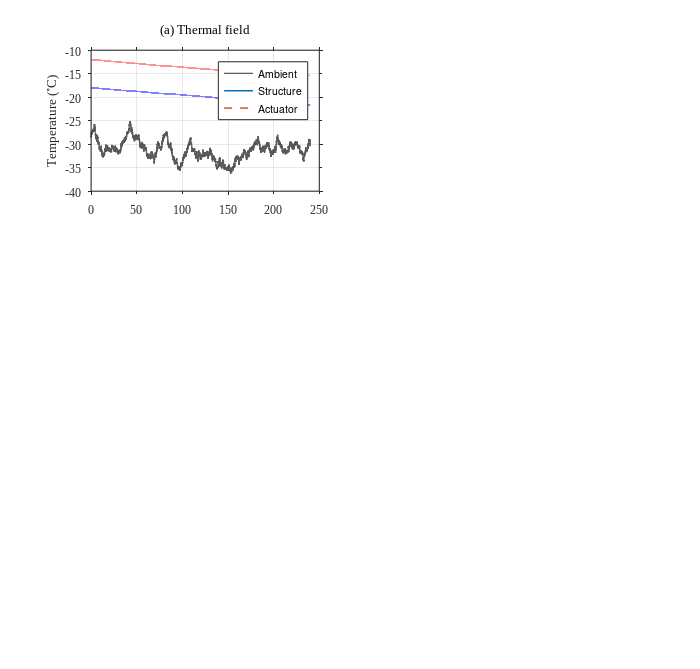

Write MATLAB code to recreate this figure. (Note: this script raises an error after producing the figure.)
function results = run_lowtemp_deck_multiphysics_control()
%RUN_LOWTEMP_DECK_MULTIPHYSICS_CONTROL
% Low-temperature deck-equipment flow-solid-thermal coupled disturbance
% simulation with band-limited dual-stage microdynamic compensation control.
%
% Usage:
%   results = run_lowtemp_deck_multiphysics_control();
%
% One public entry function; all helper functions are local to this file.
%
% Main physical effects:
%   Fluid   : nonstationary gusts, wind-direction meander, turbulence,
%             vortex-induced vibration (VIV), random spray/slam impulses.
%   Solid   : rigid-base deck vibration, flexible deck mode, icing-added mass,
%             actuator reaction, coarse stage and fine micro-stage.
%   Thermal : ambient cooling, forced convection, spray heat exchange,
%             structural/actuator thermal nodes, heater and thermal drift.
%   Low-T   : stiffness, damping, friction and actuator-lag variation.
%   Control : delay prediction, filtered output feedback, temperature-adaptive
%             feedforward, disturbance observer, actuator lead compensation,
%             band-limited fine-stage compensation and explicit HF roll-off.
%
% Important control design in this revision:
%   - Coarse stage handles thermal/low-frequency/base-motion compensation.
%   - Fine stage is NOT allowed to chase broadband sensor noise. It acts only
%     on an approximately 1.2--7.5 Hz residual band containing the dominant
%     flexible-deck dynamics.
%   - Acceleration prediction and flow/spray feedforward are independently
%     low-pass filtered before entering the controller.
%   - Welch-averaged ASD is used for publication-quality spectral plots.
%
% Every run generates three IEEE-style 600-dpi PNG figures:
%   LowTempDeck_Multiphysics_Fields.png
%   LowTempDeck_Control_Response.png
%   LowTempDeck_Control_Performance.png
%
% This is an engineering reduced-order model for control-mechanism study and
% presentation. It does not replace equipment-specific CFD/FEA, modal tests,
% environmental qualification, or identified plant/actuator models.
%
% Reproducible seed: 20260917

clc;
close all;
rng(20260917, 'twister');

%% 1. Simulation and plant parameters
p.dt = 0.005;                 % s, 200 Hz
p.Tsim = 240;                 % s
p.t = 0:p.dt:p.Tsim;
p.fs = 1/p.dt;
p.N = numel(p.t);

% Coarse precision compensation stage
p.me = 160;                   % kg
p.fa0 = 18.0;                 % Hz
p.za0 = 0.08;
p.ka0 = (2*pi*p.fa0)^2*p.me;
p.ca0 = 2*p.za0*sqrt(p.me*p.ka0);

% Local flexible deck mode
p.md0 = 850;                  % kg
p.fd0 = 5.8;                  % Hz
p.zd0 = 0.045;
p.kd0 = (2*pi*p.fd0)^2*p.md0;
p.cd0 = 2*p.zd0*sqrt(p.md0*p.kd0);

% Low-temperature sensitivity
p.Tcal = -18;                 % degC
p.EtempCoeff = 7.0e-4;
p.deckDampColdCoeff = 5.0e-3;
p.stageDampColdCoeff = 6.0e-3;
p.frictionColdCoeff = 3.5e-2;
p.Fc0 = 18;                   % N
p.frictionVelocity = 4e-5;    % m/s

% Thermal deformation
p.alphaEff = 7.5e-6;          % 1/K
p.Lthermal = 0.42;            % m

% Coarse actuator constraints
p.Fmax = 4200;                % N
p.forceRateMax = 8.0e4;       % N/s
p.tauAct0 = 0.018;            % s
p.tauColdCoeff = 0.028;
p.reactionRatio = 0.03;

% Coarse controller -- deliberately bandwidth-limited
p.Kp = 8.5e5;                 % N/m
p.Kd = 7.0e3;                 % N/(m/s)
p.Ki = 5.5e4;                 % N/(m*s)
p.intLimit = 4.0e-4;          % m*s
p.feedbackFilterTau = 0.028;  % s, ~5.7 Hz first-order corner
p.commandFilterTau = 0.015;   % s, command smoothing
p.actuatorLeadFraction = 0.22;% conservative partial inverse lag
p.flowFF = 0.82;
p.sprayFF = 0.32;
p.accelFilterTau = 0.025;     % s, acceleration-prediction roll-off
p.flowFFTau = 0.025;          % s
p.sprayFFTau = 0.045;         % s, suppress impulsive HF feedforward

% Low-bandwidth residual disturbance observer
p.obsK = 4.5e5;               % N/m
p.obsD = 1.2e3;               % N/(m/s)
p.obsTau = 0.120;             % s
p.obsLimit = 550;              % N

% Measurement / computation latency
p.sensorDelay = 0.010;        % s
p.delaySteps = max(1, round(p.sensorDelay/p.dt));

% Fine micro-stage: modal-band cleanup, NOT broadband cancellation
p.fineStroke = 300e-6;        % m, +/-300 um
p.fineTau0 = 0.0035;          % s
p.fineColdCoeff = 0.012;
p.fineGain = 1.02;
p.fineBandLowHz = 1.2;        % Hz
p.fineBandHighHz = 7.5;       % Hz
p.fineFastTau = 1/(2*pi*p.fineBandHighHz);
p.fineSlowTau = 1/(2*pi*p.fineBandLowHz);
p.fineCommandTau = 0.006;     % s, final command smoothing

% Thermal nodes
p.Cstruct = 2.60e4;           % J/K
p.Cact = 1.20e4;              % J/K
p.Astruct = 1.40;             % m^2
p.Aact = 0.65;                % m^2
p.Tsea = -1.5;                % degC

% Icing surrogate
p.iceRate = 0.028;            % kg/s per unit spray index
p.iceAreaCoeff = 0.03;
p.iceSheddingCoeff = 3.0e-4;

%% 2. Common stochastic multiphysics environment
env = build_environment(p);

%% 3. Baseline and compensated cases
passive = simulate_case(p, env, false);
controlled = simulate_case(p, env, true);

%% 4. Metrics
metrics = calculate_metrics(p, passive, controlled);

%% 5. IEEE-style figures
fileFields = 'LowTempDeck_Multiphysics_Fields.png';
fileResponse = 'LowTempDeck_Control_Response.png';
filePerformance = 'LowTempDeck_Control_Performance.png';

plot_multiphysics_fields(p, env, controlled, fileFields);
plot_control_response(p, env, passive, controlled, metrics, fileResponse);
plot_control_performance(p, passive, controlled, metrics, filePerformance);

%% 6. Console summary
fprintf('\n======================================================================\n');
fprintf('Low-temperature deck equipment multiphysics compensation simulation\n');
fprintf('Ambient temperature: %.2f to %.2f degC\n', min(env.Tair), max(env.Tair));
fprintf('Wind speed:          %.2f to %.2f m/s\n', min(env.wind), max(env.wind));
fprintf('Final ice mass:      %.3f kg\n', controlled.iceMass(end));
fprintf('----------------------------------------------------------------------\n');
fprintf('Passive RMS:         %8.3f um\n', metrics.passiveRms_um);
fprintf('Controlled RMS:      %8.3f um\n', metrics.controlledRms_um);
fprintf('RMS reduction:       %8.3f x  (%6.2f dB)\n', ...
    metrics.rmsRatio, metrics.attenuation_dB);
fprintf('Passive peak:        %8.3f um\n', metrics.passivePeak_um);
fprintf('Controlled peak:     %8.3f um\n', metrics.controlledPeak_um);
fprintf('Controlled 95%%:      %8.3f um\n', metrics.controlledP95_um);
fprintf('Coarse force RMS:    %8.3f N\n', metrics.controlRms_N);
fprintf('Coarse force peak:   %8.3f N\n', metrics.controlPeak_N);
fprintf('Fine-stage RMS:      %8.3f um\n', metrics.fineRms_um);
fprintf('Fine-stage peak:     %8.3f um\n', metrics.finePeak_um);
fprintf('Coarse saturation:   %8.4f %%\n', 100*metrics.saturationFraction);
fprintf('Fine stroke limit:   %8.4f %%\n', 100*metrics.fineLimitFraction);
fprintf('Band attenuation:    %6.2f / %6.2f / %6.2f dB\n', ...
    metrics.bandAttenuation_dB(1), metrics.bandAttenuation_dB(2), ...
    metrics.bandAttenuation_dB(3));
fprintf('----------------------------------------------------------------------\n');
fprintf('Figure 1: %s\n', fileFields);
fprintf('Figure 2: %s\n', fileResponse);
fprintf('Figure 3: %s\n', filePerformance);
fprintf('======================================================================\n\n');

%% 7. Return complete result struct
results.meta.description = ['Band-limited dual-stage flow-solid-thermal coupled ' ...
    'microdynamic compensation simulation for low-temperature deck equipment'];
results.meta.seed = 20260917;
results.meta.dt = p.dt;
results.meta.duration = p.Tsim;
results.meta.note = ['Engineering reduced-order model; replace surrogate plant ' ...
    'parameters with equipment-specific identified/CFD/FEA/test data for prediction.'];
results.meta.outputFiles.fields = fileFields;
results.meta.outputFiles.response = fileResponse;
results.meta.outputFiles.performance = filePerformance;
results.parameters = p;
results.environment = env;
results.passive = passive;
results.controlled = controlled;
results.metrics = metrics;
end

%% ========================================================================
function env = build_environment(p)
% Nonstationary low-temperature marine deck environment.
t = p.t;
dt = p.dt;
N = p.N;

% Ambient temperature: colored fluctuation + cold-front passage.
env.Tair = -30 + 2.0*colored_noise(N, dt, 35) ...
    - 5.0*exp(-0.5*((t-135)/28).^2) + sin(2*pi*t/180);

% Nonstationary wind and direction meander.
env.wind = 13 + 2.8*colored_noise(N, dt, 5) ...
    + 7.0*exp(-0.5*((t-55)/12).^2) ...
    + 9.0*exp(-0.5*((t-145)/18).^2) ...
    + 6.0*exp(-0.5*((t-205)/10).^2);
env.wind = min(28, max(4, env.wind));
env.windDirDeg = 35 + 18*colored_noise(N, dt, 25);
env.windDir = env.windDirDeg*pi/180;

% Cold-air density correction.
env.rhoAir = 1.225*293.15./(env.Tair + 273.15);
env.rhoAir = min(1.45, max(1.18, env.rhoAir));

% Irregular rigid-base deck motion.
env.base = make_irregular_base_motion(p);
env.baseVel = numerical_derivative(env.base, dt);
env.baseAcc = numerical_derivative(env.baseVel, dt);

% Payload flow load: drag fluctuation + VIV + broadband turbulence.
CdPayload = 1.15;
Apayload = 0.75;
Dchar = 0.65;
St = 0.20;
Ux = env.wind.*cos(env.windDir);
FdragRaw = 0.5.*env.rhoAir.*CdPayload.*Apayload.*Ux.*abs(Ux);
FdragMean = lowpass_signal(FdragRaw, 20, dt);
env.FdragPayload = FdragRaw - FdragMean;
fVortex = St*abs(Ux)/Dchar;
phaseVortex = cumsum(2*pi*fVortex*dt);
env.FvortexPayload = 0.22*abs(FdragRaw).*sin(phaseVortex + 0.40);
env.FturbPayload = 18*colored_noise(N, dt, 0.18);
env.Fpayload = env.FdragPayload + env.FvortexPayload + env.FturbPayload;

% Deck/support flow load.
CdDeck = 1.10;
Adeck = 3.20;
FdeckRaw = 0.5.*env.rhoAir.*CdDeck.*Adeck.*Ux.*abs(Ux);
FdeckMean = lowpass_signal(FdeckRaw, 25, dt);
env.FdragDeck = FdeckRaw - FdeckMean;
env.FvortexDeck = 0.10*abs(FdeckRaw).*sin(0.73*phaseVortex + 1.10);
env.FturbDeck = 60*colored_noise(N, dt, 0.28);
env.Fdeck = env.FdragDeck + env.FvortexDeck + env.FturbDeck;

% Random spray/slam events.
[env.sprayIndex, env.Fspray, env.sprayEventCount] = make_spray_impacts(p);

% Sensor channels. Common records ensure fair passive/controlled comparison.
env.noise.x = 0.25e-6*colored_noise(N, dt, 0.010);
env.noise.xVel = 4.0e-6*colored_noise(N, dt, 0.020);
env.noise.support = 0.60e-6*colored_noise(N, dt, 0.020);
env.noise.supportVel = 5.0e-6*colored_noise(N, dt, 0.030);
env.noise.supportAcc = 1.5e-3*colored_noise(N, dt, 0.015);
env.noise.temp = 0.12*colored_noise(N, dt, 0.30);
env.noise.flow = 0.04*colored_noise(N, dt, 0.12);
env.noise.spray = 0.05*colored_noise(N, dt, 0.08);
end

%% ========================================================================
function y = make_irregular_base_motion(p)
% Multi-band nonstationary deck micro-motion with non-commensurate frequencies.
t = p.t;
N = p.N;
dt = p.dt;
y = zeros(1,N);
cfg = {
    [0.18 0.90], 45e-6, 28, 25;
    [2.00 5.00], 12e-6, 18, 12;
    [7.00 14.0],  6e-6, 16,  7
    };
for ib = 1:size(cfg,1)
    band = cfg{ib,1};
    ampScale = cfg{ib,2};
    nComp = cfg{ib,3};
    tau = cfg{ib,4};
    freq = band(1) + (band(2)-band(1))*rand(1,nComp);
    phase = 2*pi*rand(1,nComp);
    weight = rand(1,nComp);
    weight = weight/sqrt(sum(weight.^2));
    carrier = zeros(1,N);
    for k = 1:nComp
        carrier = carrier + weight(k)*sin(2*pi*freq(k)*t + phase(k));
    end
    carrier = normalize_std(carrier);
    envelope = max(0.35, 1 + 0.25*colored_noise(N, dt, tau));
    y = y + ampScale*envelope.*carrier;
end
y = y + 60e-6*exp(-0.5*((t-80)/7).^2).* ...
    sin(2*pi*0.55*(t-80) + 2*pi*rand);
y = y + 75e-6*exp(-0.5*((t-168)/10).^2).* ...
    sin(2*pi*0.42*(t-168) + 2*pi*rand);
end

%% ========================================================================
function [sprayIndex, Fspray, count] = make_spray_impacts(p)
% Poisson-like random spray/impact pulses.
dt = p.dt;
N = p.N;
sprayIndex = zeros(1,N);
Fspray = zeros(1,N);
meanInterval = 6.5;
count = 0;
k = 1;
while k <= N
    if rand < dt/meanInterval
        count = count + 1;
        magnitude = exp(0.45*randn);
        signImpact = 2*(rand > 0.5) - 1;
        tau = 0.12 + 0.25*rand;
        duration = max(2, round(2.5*tau/dt));
        k2 = min(N, k+duration-1);
        ii = k:k2;
        decay = exp(-(ii-k)*dt/tau);
        sprayIndex(ii) = sprayIndex(ii) + magnitude*decay;
        Famp = 120 + 160*rand;
        Fspray(ii) = Fspray(ii) + signImpact*Famp*magnitude.*decay;
        k = k + max(1, round(0.05/dt));
    end
    k = k + 1;
end
end

%% ========================================================================
function out = simulate_case(p, env, enableControl)
% Coupled flow-solid-thermal simulation with dual-stage compensation.
% z      : flexible-deck displacement relative to rigid base
% x      : coarse-stage displacement relative to local deck
% xFine  : fine-stage displacement relative to coarse stage
% y      : absolute precision-point error = base + z + x + xFine + thermal

N = p.N;
dt = p.dt;
x = zeros(1,N);
xVel = zeros(1,N);
z = zeros(1,N);
zVel = zeros(1,N);
zAccHist = zeros(1,N);
xFine = zeros(1,N);
xFineCmd = zeros(1,N);
y = zeros(1,N);

Tstruct = zeros(1,N);
Tact = zeros(1,N);
Tstruct(1) = p.Tcal;
Tact(1) = -12;
thermalDef = zeros(1,N);
iceMass = zeros(1,N);

uAct = zeros(1,N);
uCmd = zeros(1,N);
residualForce = zeros(1,N);
heaterPower = zeros(1,N);
stageStiffnessRatio = ones(1,N);
deckNaturalFreq = zeros(1,N);
actuatorTau = zeros(1,N);
fineTau = zeros(1,N);
frictionScale = zeros(1,N);

% Controller/filter states.
integralError = 0;
TstructEst = p.Tcal;
dObserver = 0;
eFilt = 0;
eVelFilt = 0;
uDesiredFilt = 0;
uDesiredPrev = 0;
supportAccFilt = 0;
flowFFFilt = 0;
sprayFFFilt = 0;
fineFast = 0;
fineSlow = 0;
fineCmdFilt = 0;

for k = 1:N-1
    % Temperature-dependent plant parameters.
    thermalDef(k) = p.alphaEff*p.Lthermal*(Tstruct(k)-p.Tcal);
    Escale = 1 + p.EtempCoeff*(20-Tstruct(k));
    Escale = min(1.08, max(0.96, Escale));
    ka = p.ka0*Escale;
    kd = p.kd0*Escale;
    ca = p.ca0*(1 + p.stageDampColdCoeff*max(0, -Tstruct(k)-5));
    cd = p.cd0*(1 + p.deckDampColdCoeff*max(0, -Tstruct(k)-5));
    md = p.md0 + iceMass(k);

    stageStiffnessRatio(k) = ka/p.ka0;
    deckNaturalFreq(k) = sqrt(kd/md)/(2*pi);
    actuatorTau(k) = p.tauAct0*(1 + p.tauColdCoeff*max(0, -Tact(k)-10));
    fineTau(k) = p.fineTau0*(1 + p.fineColdCoeff*max(0, -Tact(k)-15));
    frictionScale(k) = p.Fc0*(1 + p.frictionColdCoeff*max(0, -Tact(k)-5));

    areaScale = 1 + p.iceAreaCoeff*min(iceMass(k), 3.0);
    Fpayload = areaScale*env.Fpayload(k) + 0.25*env.Fspray(k);
    Fdeck = areaScale*env.Fdeck(k) + 0.80*env.Fspray(k);

    if enableControl
        j = max(1, k-p.delaySteps);
        latency = (k-j)*dt;

        % Delayed/noisy sensing.
        xMeas = x(j) + env.noise.x(j) + 0.08e-6*(Tact(j)-p.Tcal);
        xVelMeas = xVel(j) + env.noise.xVel(j);
        supportMeas = env.base(j) + z(j) + env.noise.support(j);
        supportVelMeas = env.baseVel(j) + zVel(j) + env.noise.supportVel(j);
        supportAccRaw = env.baseAcc(j) + zAccHist(j) + env.noise.supportAcc(j);

        % Acceleration prediction is explicitly bandwidth-limited.
        aa = dt/(p.accelFilterTau+dt);
        supportAccFilt = supportAccFilt + aa*(supportAccRaw-supportAccFilt);

        xPred = xMeas + xVelMeas*latency;
        xVelPred = xVelMeas;
        supportPred = supportMeas + supportVelMeas*latency ...
            + 0.5*supportAccFilt*latency^2;
        supportVelPred = supportVelMeas + supportAccFilt*latency;

        % Temperature estimation and thermal feedforward.
        TstructEst = TstructEst + dt/(0.40+dt)* ...
            ((Tstruct(j)+env.noise.temp(j))-TstructEst);
        thermalEst = p.alphaEff*p.Lthermal*(TstructEst-p.Tcal);

        % Coarse-stage reference cancels support and thermal drift.
        xRef = -(supportPred + thermalEst);
        xRefVel = -supportVelPred;

        Eest = 1 + p.EtempCoeff*(20-TstructEst);
        Eest = min(1.08, max(0.96, Eest));
        kaEst = p.ka0*Eest;
        caEst = p.ca0*(1 + p.stageDampColdCoeff*max(0, -TstructEst-5));

        % Predictable disturbance feedforward with independent roll-off.
        FflowRaw = p.flowFF*(env.FdragPayload(j)+env.FvortexPayload(j));
        FflowRaw = FflowRaw*(1 + env.noise.flow(j));
        aflow = dt/(p.flowFFTau+dt);
        flowFFFilt = flowFFFilt + aflow*(FflowRaw-flowFFFilt);

        FsprayRaw = p.sprayFF*env.Fspray(j)*(1 + env.noise.spray(j));
        aspray = dt/(p.sprayFFTau+dt);
        sprayFFFilt = sprayFFFilt + aspray*(FsprayRaw-sprayFFFilt);

        % Absolute output-error feedback with low-pass roll-off.
        yPredCoarse = supportPred + xPred + thermalEst;
        yVelPredCoarse = supportVelPred + xVelPred;
        e = -yPredCoarse;
        eVel = -yVelPredCoarse;
        af = dt/(p.feedbackFilterTau+dt);
        eFilt = eFilt + af*(e-eFilt);
        eVelFilt = eVelFilt + af*(eVel-eVelFilt);
        integralError = integralError + eFilt*dt;
        integralError = min(p.intLimit, max(-p.intLimit, integralError));

        % Model feedforward + low-bandwidth disturbance observer.
        uFF = kaEst*xRef + caEst*xRefVel - flowFFFilt - sprayFFFilt;
        dTarget = p.obsK*eFilt + p.obsD*eVelFilt;
        dObserver = dObserver + dt/(p.obsTau+dt)*(dTarget-dObserver);
        dObserver = min(p.obsLimit, max(-p.obsLimit, dObserver));
        residualForce(k) = dObserver;

        uDesired = uFF + p.Kp*eFilt + p.Kd*eVelFilt ...
            + p.Ki*integralError + dObserver;

        % Command prefilter + conservative actuator lead compensation.
        ac = dt/(p.commandFilterTau+dt);
        uDesiredFilt = uDesiredFilt + ac*(uDesired-uDesiredFilt);
        duDesired = (uDesiredFilt-uDesiredPrev)/dt;
        uDesiredPrev = uDesiredFilt;
        uLead = uDesiredFilt + p.actuatorLeadFraction*actuatorTau(k)*duDesired;
        uCmd(k) = min(p.Fmax, max(-p.Fmax, uLead));

        % Fine-stage band-pass cleanup. Difference of two low-pass states
        % approximates a stable 1.2--7.5 Hz band-pass residual channel.
        aFast = dt/(p.fineFastTau+dt);
        aSlow = dt/(p.fineSlowTau+dt);
        fineFast = fineFast + aFast*(yPredCoarse-fineFast);
        fineSlow = fineSlow + aSlow*(yPredCoarse-fineSlow);
        fineBandResidual = fineFast - fineSlow;
        fineTarget = -p.fineGain*fineBandResidual;
        fineTarget = min(p.fineStroke, max(-p.fineStroke, fineTarget));
        afine = dt/(p.fineCommandTau+dt);
        fineCmdFilt = fineCmdFilt + afine*(fineTarget-fineCmdFilt);
        xFineCmd(k) = fineCmdFilt;
    else
        uCmd(k) = 0;
        residualForce(k) = 0;
        xFineCmd(k) = 0;
    end

    % Coarse actuator lag/rate/saturation.
    du = (uCmd(k)-uAct(k))/actuatorTau(k);
    du = min(p.forceRateMax, max(-p.forceRateMax, du));
    uAct(k+1) = uAct(k) + dt*du;
    uAct(k+1) = min(p.Fmax, max(-p.Fmax, uAct(k+1)));

    % Fine actuator inner-loop equivalent.
    xFine(k+1) = xFine(k) + dt/(fineTau(k)+dt)*(xFineCmd(k)-xFine(k));
    xFine(k+1) = min(p.fineStroke, max(-p.fineStroke, xFine(k+1)));

    % Mechanical dynamics.
    Fc = frictionScale(k);
    Ffriction = Fc*tanh(xVel(k)/p.frictionVelocity);
    zAcc = (Fdeck - cd*zVel(k) - kd*z(k) ...
        - p.reactionRatio*uAct(k) - md*env.baseAcc(k))/md;
    zAccHist(k) = zAcc;
    supportAcc = env.baseAcc(k) + zAcc;
    xAcc = (uAct(k) + Fpayload - ca*xVel(k) - ka*x(k) ...
        - Ffriction - p.me*supportAcc)/p.me;

    zVel(k+1) = zVel(k) + dt*zAcc;
    z(k+1) = z(k) + dt*zVel(k+1);
    xVel(k+1) = xVel(k) + dt*xAcc;
    x(k+1) = x(k) + dt*xVel(k+1);

    % Icing growth with wind/vibration-assisted shedding.
    freezeFactor = min(1, max(0, (-env.Tair(k)-2)/25));
    grow = p.iceRate*env.sprayIndex(k)*freezeFactor;
    shearIndex = min(2, abs(Fdeck)/400 + abs(zAcc)/2.0);
    shed = p.iceSheddingCoeff*iceMass(k)*shearIndex;
    iceMass(k+1) = max(0, iceMass(k) + dt*(grow-shed));

    % Thermal dynamics.
    hStruct = 7 + 1.25*env.wind(k);
    hAct = 6 + 0.90*env.wind(k);
    Qspray = 18*env.sprayIndex(k)*(p.Tsea-Tstruct(k));
    TstructDot = (hStruct*p.Astruct*(env.Tair(k)-Tstruct(k)) ...
        + 25 + Qspray)/p.Cstruct;

    if Tact(k) < -17
        heaterPower(k) = 190;
    elseif Tact(k) < -14
        heaterPower(k) = 60;
    else
        heaterPower(k) = 0;
    end
    Qmotion = 0.06*abs(uAct(k)*xVel(k));
    TactDot = (hAct*p.Aact*(env.Tair(k)-Tact(k)) + 35 ...
        + heaterPower(k) + Qmotion + 0.08*(Tstruct(k)-Tact(k)))/p.Cact;
    Tstruct(k+1) = Tstruct(k) + dt*TstructDot;
    Tact(k+1) = Tact(k) + dt*TactDot;

    y(k) = env.base(k) + z(k) + x(k) + xFine(k) + thermalDef(k);
end

% Final samples.
thermalDef(end) = p.alphaEff*p.Lthermal*(Tstruct(end)-p.Tcal);
y(end) = env.base(end) + z(end) + x(end) + xFine(end) + thermalDef(end);
stageStiffnessRatio(end) = stageStiffnessRatio(end-1);
deckNaturalFreq(end) = deckNaturalFreq(end-1);
actuatorTau(end) = actuatorTau(end-1);
fineTau(end) = fineTau(end-1);
frictionScale(end) = frictionScale(end-1);
heaterPower(end) = heaterPower(end-1);
uCmd(end) = uCmd(end-1);
residualForce(end) = residualForce(end-1);
xFineCmd(end) = xFineCmd(end-1);

out.controlEnabled = enableControl;
out.x = x;
out.xVel = xVel;
out.fineDisplacement = xFine;
out.fineCommand = xFineCmd;
out.deckFlex = z;
out.deckFlexVel = zVel;
out.output = y;
out.Tstruct = Tstruct;
out.Tactuator = Tact;
out.thermalDeformation = thermalDef;
out.iceMass = iceMass;
out.uCommand = uCmd;
out.uActuator = uAct;
out.residualCompensation = residualForce;
out.heaterPower = heaterPower;
out.stageStiffnessRatio = stageStiffnessRatio;
out.deckNaturalFreq = deckNaturalFreq;
out.actuatorTau = actuatorTau;
out.fineTau = fineTau;
out.frictionScale = frictionScale;
end

%% ========================================================================
function metrics = calculate_metrics(p, passive, controlled)
passive_um = passive.output*1e6;
controlled_um = controlled.output*1e6;
metrics.passiveRms_um = rms_local(passive_um);
metrics.controlledRms_um = rms_local(controlled_um);
metrics.passivePeak_um = max(abs(passive_um));
metrics.controlledPeak_um = max(abs(controlled_um));
metrics.passiveP95_um = percentile_abs(passive_um, 0.95);
metrics.controlledP95_um = percentile_abs(controlled_um, 0.95);
metrics.rmsRatio = metrics.passiveRms_um/max(metrics.controlledRms_um, eps);
metrics.attenuation_dB = 20*log10(metrics.rmsRatio);
metrics.controlRms_N = rms_local(controlled.uActuator);
metrics.controlPeak_N = max(abs(controlled.uActuator));
metrics.fineRms_um = rms_local(controlled.fineDisplacement*1e6);
metrics.finePeak_um = max(abs(controlled.fineDisplacement))*1e6;
metrics.saturationFraction = mean(abs(controlled.uActuator) >= 0.98*p.Fmax);
metrics.fineLimitFraction = mean(abs(controlled.fineDisplacement) >= 0.98*p.fineStroke);
metrics.controlWorkProxy_J = sum(abs(controlled.uActuator.*controlled.xVel))*p.dt;

[f, asdPassive] = welch_asd(passive.output, p.fs);
[~, asdControlled] = welch_asd(controlled.output, p.fs);
bands = [0.10 2.0; 2.0 8.0; 8.0 30.0];
metrics.bandAttenuation_dB = zeros(1,3);
for ib = 1:3
    rp = band_rms_from_asd(f, asdPassive, bands(ib,1), bands(ib,2));
    rc = band_rms_from_asd(f, asdControlled, bands(ib,1), bands(ib,2));
    metrics.bandAttenuation_dB(ib) = 20*log10(max(rp,eps)/max(rc,eps));
end
end

%% ========================================================================
function plot_multiphysics_fields(p, env, controlled, outputFile)
% IEEE-like compact multipanel figure.
t = p.t;
C = ieee_colors();
fig = ieee_figure(17.8, 17.0);

ax = subplot(3,2,1);
plot(t, env.Tair, '-', 'Color', C.gray, 'LineWidth',0.9); hold on;
plot(t, controlled.Tstruct, '-', 'Color', C.blue, 'LineWidth',1.1);
plot(t, controlled.Tactuator, '--', 'Color', C.red, 'LineWidth',1.1);
ylabel('Temperature (^{\circ}C)'); title('(a) Thermal field');
legend('Ambient','Structure','Actuator','Location','best'); ieee_axes(ax);

ax = subplot(3,2,2);
yyaxis left;
plot(t, env.wind, '-', 'Color', C.blue, 'LineWidth',1.0);
ylabel('Wind speed (m/s)');
yyaxis right;
plot(t, env.windDirDeg, '-', 'Color', C.red, 'LineWidth',0.9);
ylabel('Direction (deg)'); title('(b) Nonstationary wind field');
ieee_axes(ax);

ax = subplot(3,2,3);
plot(t, env.Fpayload, '-', 'Color', C.blue, 'LineWidth',0.85); hold on;
plot(t, env.Fspray, '-', 'Color', C.red, 'LineWidth',0.80);
ylabel('Disturbance force (N)'); title('(c) Fluid and spray loads');
legend('Aerodynamic/VIV','Spray/slam','Location','best'); ieee_axes(ax);

ax = subplot(3,2,4);
plot(t, env.base*1e6, '-', 'Color', C.blue, 'LineWidth',0.85); hold on;
plot(t, controlled.deckFlex*1e6, '-', 'Color', C.red, 'LineWidth',0.85);
ylabel('Displacement (\mum)'); title('(d) Structural response');
legend('Rigid-base input','Local deck flex','Location','best'); ieee_axes(ax);

ax = subplot(3,2,5);
yyaxis left;
plot(t, controlled.thermalDeformation*1e6, '-', 'Color', C.blue, 'LineWidth',1.0);
ylabel('Thermal drift (\mum)');
yyaxis right;
plot(t, controlled.iceMass, '-', 'Color', C.red, 'LineWidth',1.0);
ylabel('Ice mass (kg)'); xlabel('Time (s)'); title('(e) Thermal drift and icing');
ieee_axes(ax);

ax = subplot(3,2,6);
plot(t, controlled.stageStiffnessRatio, '-', 'Color', C.blue, 'LineWidth',1.0); hold on;
plot(t, controlled.deckNaturalFreq/p.fd0, '--', 'Color', C.red, 'LineWidth',1.0);
plot(t, controlled.actuatorTau/p.tauAct0, '-.', 'Color', C.gold, 'LineWidth',1.0);
xlabel('Time (s)'); ylabel('Normalized parameter'); title('(f) Low-temperature parameter drift');
legend('Stage stiffness','Deck modal freq.','Coarse lag','Location','best'); ieee_axes(ax);

ieee_export(fig, outputFile);
end

%% ========================================================================
function plot_control_response(p, env, passive, controlled, metrics, outputFile)
t = p.t;
C = ieee_colors();
passive_um = passive.output*1e6;
controlled_um = controlled.output*1e6;
winSec = 2.0;
nwin = max(5, round(winSec/p.dt));
rmsPassive = moving_rms(passive_um, nwin);
rmsControlled = moving_rms(controlled_um, nwin);

[~, iPeakWind] = max(env.wind);
tCenter = t(iPeakWind);
t1 = max(0, tCenter-8);
t2 = min(p.Tsim, tCenter+12);
idxZoom = (t >= t1 & t <= t2);

fig = ieee_figure(17.8, 13.5);
ax = subplot(2,2,1);
plot(t, passive_um, '-', 'Color', C.gray, 'LineWidth',0.70); hold on;
plot(t, controlled_um, '-', 'Color', C.blue, 'LineWidth',0.95);
xlabel('Time (s)'); ylabel('Position error (\mum)'); title('(a) Full-duration response');
legend('Passive','Compensated','Location','northwest'); ieee_axes(ax);

ax = subplot(2,2,2);
plot(t(idxZoom), passive_um(idxZoom), '-', 'Color', C.gray, 'LineWidth',0.80); hold on;
plot(t(idxZoom), controlled_um(idxZoom), '-', 'Color', C.blue, 'LineWidth',1.00);
xlabel('Time (s)'); ylabel('Position error (\mum)'); title('(b) Response near strongest gust');
legend('Passive','Compensated','Location','northeast'); ieee_axes(ax);

ax = subplot(2,2,3);
plot(t, rmsPassive, '-', 'Color', C.gray, 'LineWidth',1.0); hold on;
plot(t, rmsControlled, '-', 'Color', C.blue, 'LineWidth',1.1);
xlabel('Time (s)'); ylabel('Moving RMS (\mum)'); title('(c) Local motion intensity');
legend('Passive','Compensated','Location','northwest'); ieee_axes(ax);
metricString = sprintf('RMS: %.1f -> %.1f um   |   attenuation: %.1f dB', ...
    metrics.passiveRms_um, metrics.controlledRms_um, metrics.attenuation_dB);
text(0.98,0.06,metricString,'Units','normalized', ...
    'HorizontalAlignment','right','VerticalAlignment','bottom', ...
    'FontName','Times New Roman','FontSize',7.5,'Interpreter','none', ...
    'BackgroundColor','w','Margin',2);

ax = subplot(2,2,4);
utilWin = max(5, round(0.50/p.dt));
coarseUtil = moving_rms(100*controlled.uActuator/p.Fmax, utilWin);
fineUtil = moving_rms(100*controlled.fineDisplacement/p.fineStroke, utilWin);
plot(t, coarseUtil, '-', 'Color', C.blue, 'LineWidth',1.0); hold on;
plot(t, fineUtil, '-', 'Color', C.red, 'LineWidth',1.0);
xlabel('Time (s)'); ylabel('RMS utilization (%)'); title('(d) Coarse/fine actuator utilization');
legend('Coarse force','Fine stroke','Location','northeast'); ieee_axes(ax);
ylim([0, max(5, 1.08*max([coarseUtil fineUtil]))]);

ieee_export(fig, outputFile);
end

%% ========================================================================
function plot_control_performance(p, passive, controlled, metrics, outputFile)
C = ieee_colors();
[f, asdPassive] = welch_asd(passive.output, p.fs);
[~, asdControlled] = welch_asd(controlled.output, p.fs);

fig = ieee_figure(17.8, 13.5);
ax = subplot(2,2,1);
semilogy(f, asdPassive*1e6, '-', 'Color', C.gray, 'LineWidth',1.0); hold on;
semilogy(f, asdControlled*1e6, '-', 'Color', C.blue, 'LineWidth',1.15);
xlim([0.05 30]); xlabel('Frequency (Hz)'); ylabel('ASD (\mum/\surdHz)');
title('(a) Welch-averaged displacement spectrum');
legend('Passive','Compensated','Location','northeast'); ieee_axes(ax);

ax = subplot(2,2,2);
normalizedMetrics = 100*[1, metrics.controlledRms_um/max(metrics.passiveRms_um,eps); ...
    1, metrics.controlledPeak_um/max(metrics.passivePeak_um,eps); ...
    1, metrics.controlledP95_um/max(metrics.passiveP95_um,eps)];
hb = bar(normalizedMetrics, 'grouped');
set(hb(1),'FaceColor',C.gray,'EdgeColor','none');
set(hb(2),'FaceColor',C.blue,'EdgeColor','none');
set(gca,'XTickLabel',{'RMS','Peak','95%'});
ylabel('Normalized level (%)'); title('(b) Time-domain metrics');
legend('Passive','Compensated','Location','northeast'); ieee_axes(ax);
ylim([0 112]);

ax = subplot(2,2,3);
yyaxis left;
plot(p.t, controlled.Tactuator, '-', 'Color', C.blue, 'LineWidth',1.0);
ylabel('Actuator temperature (^{\circ}C)');
yyaxis right;
plot(p.t, controlled.actuatorTau/p.tauAct0, '--', 'Color', C.red, 'LineWidth',1.0); hold on;
plot(p.t, controlled.frictionScale/p.Fc0, '-.', 'Color', C.gold, 'LineWidth',1.0);
ylabel('Normalized parameter');
xlabel('Time (s)'); title('(c) Low-temperature actuator states');
legend('Temperature','Coarse lag','Friction','Location','best'); ieee_axes(ax);

ax = subplot(2,2,4);
hb = bar(1:3, metrics.bandAttenuation_dB, 0.62);
set(hb,'FaceColor',C.blue,'EdgeColor','none');
set(gca,'XTick',1:3,'XTickLabel',{'0.1-2 Hz','2-8 Hz','8-30 Hz'});
ylabel('Attenuation (dB)'); title('(d) Band-wise disturbance attenuation');
yline(0,'-','Color',[0.25 0.25 0.25],'LineWidth',0.7); ieee_axes(ax);
yMin = min(-2, floor(min(metrics.bandAttenuation_dB)/5)*5);
yMax = max(10, ceil(max(metrics.bandAttenuation_dB)/5)*5 + 2);
ylim([yMin yMax]);

ieee_export(fig, outputFile);
end

%% ========================================================================
function C = ieee_colors()
% Restrained, print-safe palette.
C.blue = [0.0000 0.4470 0.7410];
C.red  = [0.8500 0.3250 0.0980];
C.gold = [0.9290 0.6940 0.1250];
C.gray = [0.35 0.35 0.35];
end

%% ========================================================================
function fig = ieee_figure(widthCm, heightCm)
fig = figure('Color','w','Units','centimeters', ...
    'Position',[2 2 widthCm heightCm], 'PaperPositionMode','auto');
end

%% ========================================================================
function ieee_axes(ax)
set(ax,'FontName','Times New Roman','FontSize',8.5, ...
    'LineWidth',0.75,'TickDir','out','TickLength',[0.015 0.015], ...
    'Box','on','XGrid','on','YGrid','on','GridAlpha',0.10, ...
    'MinorGridAlpha',0.04,'Layer','top');
set(get(ax,'XLabel'),'FontName','Times New Roman','FontSize',9);
set(get(ax,'YLabel'),'FontName','Times New Roman','FontSize',9);
set(get(ax,'Title'),'FontName','Times New Roman','FontSize',9,'FontWeight','normal');
lgd = findobj(ax.Parent,'Type','Legend');
if ~isempty(lgd)
    set(lgd,'FontName','Times New Roman','FontSize',7.5,'Box','off');
end
end

%% ========================================================================
function ieee_export(fig, outputFile)
set(fig,'InvertHardcopy','off');
print(fig, outputFile, '-dpng', '-r600');
end

%% ========================================================================
function y = colored_noise(N, dt, tau)
w = randn(1,N);
y = zeros(1,N);
a = dt/(tau+dt);
for k = 2:N
    y(k) = y(k-1) + a*(w(k)-y(k-1));
end
y = normalize_std(y);
end

%% ========================================================================
function y = lowpass_signal(x, tau, dt)
y = zeros(size(x));
y(1) = x(1);
a = dt/(tau+dt);
for k = 2:numel(x)
    y(k) = y(k-1) + a*(x(k)-y(k-1));
end
end

%% ========================================================================
function dx = numerical_derivative(x, dt)
dx = zeros(size(x));
dx(2:end-1) = (x(3:end)-x(1:end-2))/(2*dt);
dx(1) = (x(2)-x(1))/dt;
dx(end) = (x(end)-x(end-1))/dt;
end

%% ========================================================================
function y = normalize_std(x)
y = x - mean(x);
s = std(y);
if s > eps
    y = y/s;
end
end

%% ========================================================================
function y = moving_rms(x, nwin)
window = ones(1,nwin)/nwin;
y = sqrt(conv(x.^2, window, 'same'));
end

%% ========================================================================
function val = rms_local(x)
val = sqrt(mean(x.^2));
end

%% ========================================================================
function pval = percentile_abs(x, probability)
v = sort(abs(x(:)));
idx = max(1, min(numel(v), ceil(probability*numel(v))));
pval = v(idx);
end

%% ========================================================================
function [f, asd] = welch_asd(x, fs)
% Toolbox-free Welch-averaged one-sided ASD.
x = x(:).';
x = x - mean(x);
N = numel(x);
if N < 32
    f = 0;
    asd = 0;
    return;
end

segLen = min(4096, 2^floor(log2(max(32, N/8))));
segLen = max(256, min(segLen, N));
overlap = floor(segLen/2);
step = segLen-overlap;
Nfft = max(512, 2^nextpow2(segLen));
w = 0.5 - 0.5*cos(2*pi*(0:segLen-1)/(segLen-1));
U = fs*sum(w.^2);
Pacc = zeros(1,Nfft/2+1);
count = 0;

for i0 = 1:step:(N-segLen+1)
    seg = x(i0:i0+segLen-1);
    seg = seg - mean(seg);
    X = fft(seg.*w, Nfft);
    P2 = abs(X).^2/U;
    P1 = P2(1:Nfft/2+1);
    if numel(P1) > 2
        P1(2:end-1) = 2*P1(2:end-1);
    end
    Pacc = Pacc + P1;
    count = count + 1;
end

if count == 0
    count = 1;
end
Pavg = Pacc/count;
f = fs*(0:(Nfft/2))/Nfft;
asd = sqrt(max(Pavg,0));
end

%% ========================================================================
function r = band_rms_from_asd(f, asd, f1, f2)
idx = (f >= f1 & f <= f2);
if nnz(idx) < 2
    r = 0;
else
    r = sqrt(trapz(f(idx), asd(idx).^2));
end
end
